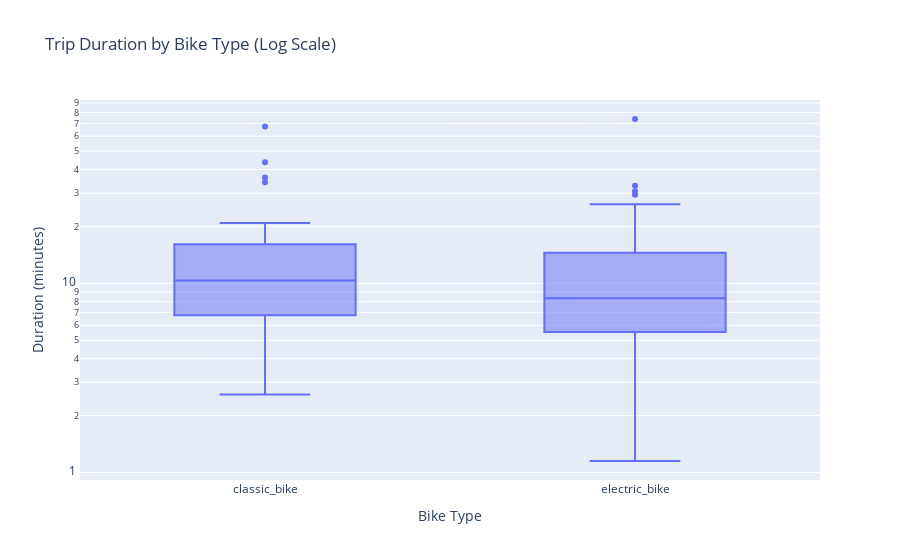

Notebook source saved alongside this figure:
### Code cell
fig6 = px.box(
    df_modified,
    x="rideable_type",
    y="duration_min",
    title="Trip Duration by Bike Type (Log Scale)",
    labels={"rideable_type": "Bike Type", "duration_min": "Duration (minutes)"},
    log_y=True
)
fig6.show()

### Figure 1 — Plotly figure (JSON) as saved in the notebook; plotly's stock layout.template omitted (floating-point values rounded to 4 significant figures)
{"data": [{"alignmentgroup": "True", "hovertemplate": "Bike Type=%{x}<br>Duration (minutes)=%{y}<extra></extra>", "legendgroup": "", "marker": {"color": "#636efa"}, "name": "", "notched": false, "offsetgroup": "", "orientation": "v", "showlegend": false, "x": ["classic_bike", "classic_bike", "classic_bike", "classic_bike", "electric_bike", "classic_bike", "classic_bike", "electric_bike", "electric_bike", "electric_bike", "electric_bike", "electric_bike", "electric_bike", "electric_bike", "electric_bike", "electric_bike", "electric_bike", "electric_bike", "electric_bike", "electric_bike", "electric_bike", "electric_bike", "electric_bike", "electric_bike", "electric_bike", "electric_bike", "electric_bike", "electric_bike", "electric_bike", "electric_bike", "electric_bike", "electric_bike", "electric_bike", "electric_bike", "electric_bike", "electric_bike", "electric_bike", "classic_bike", "electric_bike", "classic_bike", "electric_bike", "electric_bike", "electric_bike", "classic_bike", "electric_bike", "electric_bike", "classic_bike", "classic_bike", "electric_bike", "electric_bike", "classic_bike", "electric_bike", "electric_bike", "classic_bike", "electric_bike", "electric_bike", "classic_bike", "electric_bike", "classic_bike", "classic_bike", "electric_bike", "classic_bike", "classic_bike", "electric_bike", "classic_bike", "electric_bike", "classic_bike", "classic_bike", "electric_bike", "electric_bike", "electric_bike", "classic_bike", "electric_bike", "electric_bike", "electric_bike", "classic_bike", "classic_bike", "electric_bike", "classic_bike", "classic_bike", "classic_bike", "electric_bike", "classic_bike", "classic_bike", "electric_bike", "classic_bike", "electric_bike", "classic_bike", "classic_bike", "electric_bike", "classic_bike", "classic_bike", "classic_bike", "classic_bike", "classic_bike", "classic_bike", "classic_bike"], "x0": " ", "xaxis": "x", "y": [2.6, 8.45, 3.667, 2.583, 7.7, 16.1, 13.27, 7.517, 6.033, 12.42, 7.067, 8.967, 6.45, 9.233, 4.117, 4.6, 3.567, 7.4, 6.017, 26.22, 8.117, 73.97, 22.25, 1.833, 3.35, 10.13, 20.22, 11.33, 1.15, 6.017, 3.883, 15.33, 9.5, 9.817, 16.38, 3.283, 3.85, 9.5, 4.733, 10.9, 8.567, 15.05, 3.9, 67.6, 4.95, 8.567, 10.37, 10.18, 8.95, 9.6, 4.067, 18.8, 7.783, 16.03, 32.8, 7.5, 36.25, 10.15, 6.85, 5.4, 10.17, 16.12, 9.4, 5.533, 11.78, 7.383, 43.73, 34.28, 24.13, 6.05, 25.73, 7.383, 29.38, 30.67, 4.55, 8.0, 13.15, 7.6, 19.57, 11.83, 6.75, 5.033, 11.27, 16.32, 23.6, 16.3, 10.25, 20.87, 20.03, 14.52, 10.12, 6.367, 6.017, 6.217, 4.117, 11.87, 7.733], "y0": " ", "yaxis": "y", "type": "box"}], "layout": {"xaxis": {"anchor": "y", "domain": [0.0, 1.0], "title": {"text": "Bike Type"}}, "yaxis": {"anchor": "x", "domain": [0.0, 1.0], "title": {"text": "Duration (minutes)"}, "type": "log"}, "legend": {"tracegroupgap": 0}, "title": {"text": "Trip Duration by Bike Type (Log Scale)"}, "boxmode": "group"}}
